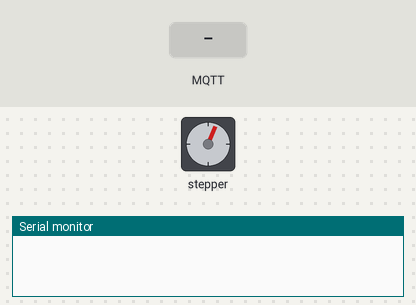
This sketch was run on a simulated Arduino Uno, built for the host (arithmetic inside an expression is 32-bit, double 64-bit). Shown: stepper motor, the last lines printed to the serial monitor. The inputs (shaded band) are chosen by the test bench. WiFi joins after 1.5 s; servers stay silent unless stated; no MQTT or app messages arrive unless stated; stepper angles assume 2048 steps per turn.

Above: at 0.7 s.
At 1.3 s:
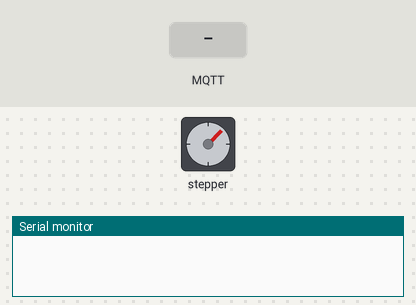
At 11.1 s:
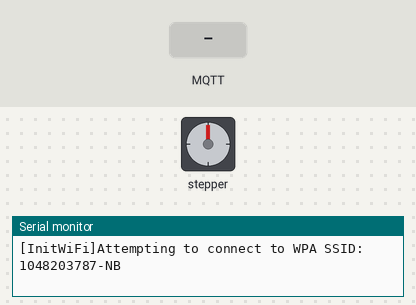
11.2 s: MQTT message "c" arrives on the first subscribed topic
13.0 s: MQTT message "m" arrives on the first subscribed topic
14.5 s: MQTT message "1" arrives on the first subscribed topic
Timing chart, 0 to 17.5 s (numbered marks = the images above; inputs shaded):
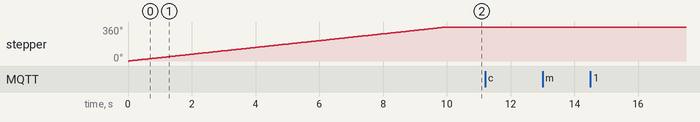

The sketch:

mqtt.ino
```cpp
#define WIFI_SSID "1048203787-NB"
#define WIFI_PASSWORD "789456123"

#define MQTT_SERVER IPAddress(183, 230, 40, 39)
#define MQTT_PORT 6002
#define MQTT_clientId "577841491"
#define MQTT_username "302971"
#define MQTT_password "develop"

#include "./connection.h"

#include "Stepper.h"
Stepper stepper(2048, 4, 5, 6, 7);

extern Tasker tasker;

extern PubSubClient client;
void setup()
{
    Serial.begin(115200);
    client.setCallback(mqttCallback);
    initConnection();
    stepper.setSpeed(6);
    stepper.step(2048);
    stepperStop();
}

void loop()
{
    loopConnection();
}

void stepperStop(){
    digitalWrite(4, LOW);
    digitalWrite(5, LOW);
    digitalWrite(6, LOW);
    digitalWrite(7, LOW);
}

// cmd通道协议说明
// payload[0] 表示类型
//控制主舵机 payload[1]表示格位(1-8)
#define CMD_MAIN_SERVO 'a'
//主舵机微调 payload[1]表示step(0-255) 执行后currentPos=0
#define CMD_MAIN_RESET 'b'
//开启主光电门检测
#define CMD_START_CHECK 'c'
//关闭主光电门检测
#define CMD_END_CHECK 'd'

// info通道协议说明
// payload[0] 表示类型

// 光电门触发开始
#define INFO_CHECK_START 'A'
// 光电门触发结束
#define INFO_CHECK_END 'B'
// 非法闯入警告
#define INFO_CHECK_WARN 'C'
#define INFO_PONG '1'

int currentPos = 0;
#define abs(x) (x < 0 ? (-x) : x)
void mqttCallback(char topic[], byte *payload, unsigned int length)
{
    if (topic[0] == 'c' && topic[1] == 'm')
    { //cmd
        Serial.print(F("Recived Msg:"));
        Serial.print(topic);
        Serial.println((char)payload[0]);
        if ((char)payload[0] == CMD_MAIN_SERVO)
        {
            int num = (char)payload[1] - '1';
            Serial.print(F("[Servo]Move to "));
            Serial.println(num);
            for (int i = 5; i <= 12; i++)
                if ((currentPos + i) % 8 == num)
                    stepper.step(256 * (i-8));
            stepperStop();
            currentPos = num;
        }else if((char)payload[0] == CMD_MAIN_RESET){
            stepper.step(payload[1]);
            currentPos = 0;
            stepperStop();
        }
        sendInfo(INFO_PONG);
    }
}

byte payload[1];
void sendInfo(byte info)
{
    Serial.print(F("Send Msg:"));
    Serial.println(info, HEX);
    payload[0] = info;
    client.publish("info", payload, 1);
}
```

connection.h
```cpp
// #define MQTT_MAX_PACKET_SIZE 256
// #define MQTT_KEEPALIVE 900
#include <WiFiEspClient.h>
#include <WiFiEsp.h>
#include <PubSubClient.h>
#include "SoftwareSerial.h"
#include "Tasker.h"

#if defined(MQTT_SERVER) && defined(WIFI_SSID) && defined(WIFI_PASSWORD)\
    &&defined(MQTT_clientId) && defined(MQTT_username) && defined(MQTT_password)

WiFiEspClient espClient;
PubSubClient client(espClient);
SoftwareSerial soft(2, 3);
int status = WL_IDLE_STATUS;
Tasker tasker;

boolean waitingConnection = false;
//private
void reconnectWifi()
{
    status = WiFi.status();
    if(status == WL_CONNECTED)return;
    Serial.print(F("[InitWiFi]Attempting to connect to WPA SSID: "));
    Serial.println(F(WIFI_SSID));
    // Connect to WPA/WPA2 network
    status = WiFi.begin(WIFI_SSID, WIFI_PASSWORD);
}
//private
void reconnectMQTT()
{
    if(client.connected())return;
    if (client.connect(MQTT_clientId, MQTT_username, MQTT_password))
    {
        Serial.println(F("[MQTT]DONE"));
        client.subscribe("cmd",1);
    }
    else
    {
        Serial.print(F("[FAILED] [ mqtt connect error code = "));
        Serial.print(client.state());
        Serial.println(F(" : retrying in 3 seconds]")); // Wait 5 seconds before retrying
    }
}

//初始化函数 setup()调用
void initConnection()
{
    soft.begin(9600);
    WiFi.init(&soft);
    client.setServer(MQTT_SERVER, MQTT_PORT);
    tasker.setInterval(reconnectWifi,500);
    tasker.setInterval(reconnectMQTT,3000);
}

//循环检测函数 loop()调用
void loopConnection()
{
    tasker.loop();
    client.loop();
}
#else
#error("缺少参数")
#endif
```
